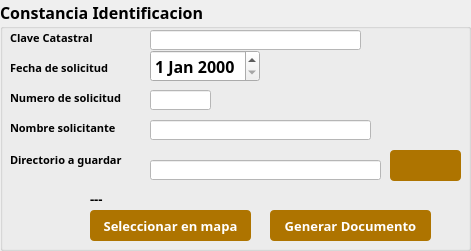
        <widget class="QgsCollapsibleGroupBox" name="mGroupBox_4">
         <property name="geometry">
          <rect>
           <x>10</x>
           <y>710</y>
           <width>471</width>
           <height>251</height>
          </rect>
         </property>
         <property name="minimumSize">
          <size>
           <width>471</width>
           <height>251</height>
          </size>
         </property>
         <property name="maximumSize">
          <size>
           <width>597</width>
           <height>251</height>
          </size>
         </property>
         <property name="font">
          <font>
           <family>Century Gothic</family>
           <pointsize>12</pointsize>
           <weight>75</weight>
           <bold>true</bold>
          </font>
         </property>
         <property name="title">
          <string>Constancia Identificacion</string>
         </property>
         <property name="alignment">
          <set>Qt::AlignLeading|Qt::AlignLeft|Qt::AlignTop</set>
         </property>
         <widget class="QLabel" name="lbEstatusCedula_5">
          <property name="geometry">
           <rect>
            <x>90</x>
            <y>190</y>
            <width>231</width>
            <height>16</height>
           </rect>
          </property>
          <property name="font">
           <font>
            <family>Century Gothic</family>
            <pointsize>10</pointsize>
           </font>
          </property>
          <property name="text">
           <string>&lt;html&gt;&lt;head/&gt;&lt;body&gt;&lt;p&gt;---&lt;/p&gt;&lt;/body&gt;&lt;/html&gt;</string>
          </property>
         </widget>
         <widget class="QLabel" name="label_14">
          <property name="geometry">
           <rect>
            <x>10</x>
            <y>60</y>
            <width>121</width>
            <height>16</height>
           </rect>
          </property>
          <property name="font">
           <font>
            <family>Century Gothic</family>
            <pointsize>8</pointsize>
            <weight>75</weight>
            <bold>true</bold>
           </font>
          </property>
          <property name="text">
           <string>Fecha de solicitud</string>
          </property>
         </widget>
         <widget class="QLineEdit" name="fldDirectorio_4">
          <property name="enabled">
           <bool>false</bool>
          </property>
          <property name="geometry">
           <rect>
            <x>150</x>
            <y>160</y>
            <width>231</width>
            <height>20</height>
           </rect>
          </property>
          <property name="font">
           <font>
            <family>Century Gothic</family>
            <pointsize>10</pointsize>
           </font>
          </property>
          <property name="styleSheet">
           <string notr="true">background: rgb(255,255,255)</string>
          </property>
         </widget>
         <widget class="QPushButton" name="btnSeleccionar_4">
          <property name="geometry">
           <rect>
            <x>90</x>
            <y>210</y>
            <width>161</width>
            <height>31</height>
           </rect>
          </property>
          <property name="font">
           <font>
            <family>Century Gothic</family>
            <pointsize>10</pointsize>
            <weight>75</weight>
            <bold>true</bold>
           </font>
          </property>
          <property name="styleSheet">
           <string notr="true">QPushButton{
background : rgb(174, 116, 0);
color : rgb(255, 255, 255);
border-radius : 4px;
}
QPushButton::hover{
background : rgb(104, 69, 13);
color : rgb(255, 255, 255);
border-radius : 4px;
}
QPushButton:disabled {
background: rgb(217, 217, 217)
}</string>
          </property>
          <property name="text">
           <string>Seleccionar en mapa</string>
          </property>
         </widget>
         <widget class="QLabel" name="label_13">
          <property name="geometry">
           <rect>
            <x>10</x>
            <y>120</y>
            <width>131</width>
            <height>16</height>
           </rect>
          </property>
          <property name="font">
           <font>
            <family>Century Gothic</family>
            <pointsize>8</pointsize>
            <weight>75</weight>
            <bold>true</bold>
           </font>
          </property>
          <property name="text">
           <string>Nombre solicitante</string>
          </property>
         </widget>
         <widget class="QLabel" name="label_12">
          <property name="geometry">
           <rect>
            <x>10</x>
            <y>150</y>
            <width>131</width>
            <height>20</height>
           </rect>
          </property>
          <property name="font">
           <font>
            <family>Century Gothic</family>
            <pointsize>8</pointsize>
            <weight>75</weight>
            <bold>true</bold>
           </font>
          </property>
          <property name="text">
           <string>Directorio a guardar</string>
          </property>
         </widget>
         <widget class="QDateEdit" name="dateEdit_2">
          <property name="geometry">
           <rect>
            <x>150</x>
            <y>50</y>
            <width>110</width>
            <height>32</height>
           </rect>
          </property>
         </widget>
         <widget class="QLineEdit" name="fldCveCat_4">
          <property name="enabled">
           <bool>true</bool>
          </property>
          <property name="geometry">
           <rect>
            <x>150</x>
            <y>30</y>
            <width>211</width>
            <height>20</height>
           </rect>
          </property>
          <property name="font">
           <font>
            <family>Century Gothic</family>
            <pointsize>10</pointsize>
           </font>
          </property>
          <property name="styleSheet">
           <string notr="true">background: rgb(255,255,255)</string>
          </property>
         </widget>
         <widget class="QLabel" name="label_3">
          <property name="geometry">
           <rect>
            <x>10</x>
            <y>30</y>
            <width>101</width>
            <height>16</height>
           </rect>
          </property>
          <property name="font">
           <font>
            <family>Century Gothic</family>
            <pointsize>8</pointsize>
            <weight>75</weight>
            <bold>true</bold>
           </font>
          </property>
          <property name="text">
           <string>Clave Catastral</string>
          </property>
         </widget>
         <widget class="QPushButton" name="btnGenerar_4">
          <property name="geometry">
           <rect>
            <x>270</x>
            <y>210</y>
            <width>161</width>
            <height>31</height>
           </rect>
          </property>
          <property name="font">
           <font>
            <family>Century Gothic</family>
            <pointsize>10</pointsize>
            <weight>75</weight>
            <bold>true</bold>
           </font>
          </property>
          <property name="styleSheet">
           <string notr="true">QPushButton{
background : rgb(174, 116, 0);
color : rgb(255, 255, 255);
border-radius : 4px;
}
QPushButton::hover{
background : rgb(104, 69, 13);
color : rgb(255, 255, 255);
border-radius : 4px;
}
QPushButton:disabled {
background: rgb(217, 217, 217)
}</string>
          </property>
          <property name="text">
           <string>Generar Documento</string>
          </property>
         </widget>
         <widget class="QLineEdit" name="fldNumSolucitud">
          <property name="enabled">
           <bool>true</bool>
          </property>
          <property name="geometry">
           <rect>
            <x>150</x>
            <y>90</y>
            <width>61</width>
            <height>20</height>
           </rect>
          </property>
          <property name="font">
           <font>
            <family>Century Gothic</family>
            <pointsize>10</pointsize>
           </font>
          </property>
          <property name="styleSheet">
           <string notr="true">background: rgb(255,255,255)</string>
          </property>
         </widget>
         <widget class="QPushButton" name="btnBrowse_4">
          <property name="geometry">
           <rect>
            <x>390</x>
            <y>150</y>
            <width>71</width>
            <height>31</height>
           </rect>
          </property>
          <property name="font">
           <font>
            <family>Century Gothic</family>
            <pointsize>10</pointsize>
            <weight>75</weight>
            <bold>true</bold>
           </font>
          </property>
          <property name="styleSheet">
           <string notr="true">QPushButton{
background : rgb(174, 116, 0);
color : rgb(255, 255, 255);
border-radius : 4px;
}
QPushButton::hover{
background : rgb(104, 69, 13);
color : rgb(255, 255, 255);
border-radius : 4px;
}
QPushButton:disabled {
background: rgb(217, 217, 217)
}</string>
          </property>
          <property name="text">
           <string/>
          </property>
          <property name="iconSize">
           <size>
            <width>30</width>
            <height>30</height>
           </size>
          </property>
         </widget>
         <widget class="QLabel" name="label_4">
          <property name="geometry">
           <rect>
            <x>10</x>
            <y>90</y>
            <width>131</width>
            <height>16</height>
           </rect>
          </property>
          <property name="font">
           <font>
            <family>Century Gothic</family>
            <pointsize>8</pointsize>
            <weight>75</weight>
            <bold>true</bold>
           </font>
          </property>
          <property name="text">
           <string>Numero de solicitud</string>
          </property>
         </widget>
         <widget class="QLineEdit" name="fldNomSolic">
          <property name="enabled">
           <bool>true</bool>
          </property>
          <property name="geometry">
           <rect>
            <x>150</x>
            <y>120</y>
            <width>221</width>
            <height>20</height>
           </rect>
          </property>
          <property name="font">
           <font>
            <family>Century Gothic</family>
            <pointsize>10</pointsize>
           </font>
          </property>
          <property name="styleSheet">
           <string notr="true">background: rgb(255,255,255)</string>
          </property>
         </widget>
        </widget>
